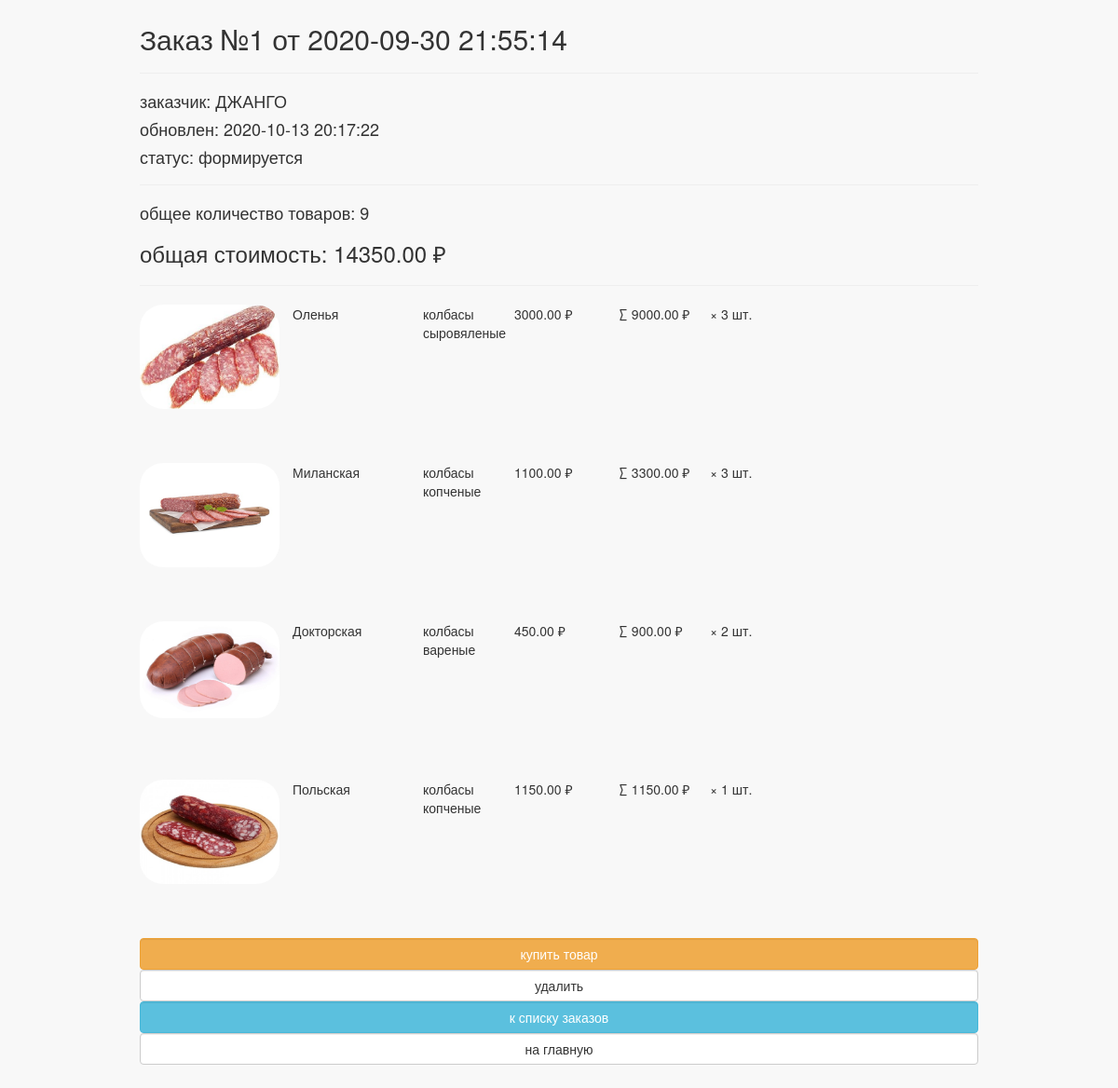
/orders/read/1/ (signed in), run on the app's committed database.
### ordersapp/models.py (models this page shows, shortened)
class Order(models.Model):
    FORMING = 'F'
    SENT_TO_PROCEED = 'S'
    PROCEEDED = 'P'
    PAID = 'D'
    READY = 'Y'
    CANCEL = 'C'
    ORDER_STATUS_CHOICES = (
        (FORMING, 'формируется'),
        (SENT_TO_PROCEED, 'отправлен в обработку'),
        (PAID, 'оплачен'),
        (PROCEEDED, 'обрабатывается'),
        (READY, 'готов к выдаче'),
        (CANCEL, 'отменен'),
    )
    user = models.ForeignKey(get_user_model(), on_delete=models.CASCADE)
    created = models.DateTimeField(verbose_name='создан', auto_now_add=True)
    updated = models.DateTimeField(verbose_name='обновлен', auto_now=True)
    status = models.CharField(verbose_name='статус',
                              max_length=1,
                              choices=ORDER_STATUS_CHOICES,
                              default=FORMING)
    is_active = models.BooleanField(verbose_name='активен', default=True, db_index=True)
    class Meta:
        ordering = ('-created',)
        verbose_name = 'заказ'
        verbose_name_plural = 'заказы'
    @cached_property
    def is_forming(self):
        return self.status == self.FORMING
    @property
    def summary(self):
        items = self.orderitems.select_related('product').all()
        return {
            'total_cost': sum(list(map(lambda x: x.quantity * x.product.price, items))),
            'total_quantity': sum(list(map(lambda x: x.quantity, items)))
        }

class OrderItem(models.Model):
    order = models.ForeignKey(Order,
                              related_name="orderitems",
                              on_delete=models.CASCADE)
    product = models.ForeignKey(Product,
                                verbose_name='продукт',
                                on_delete=models.CASCADE)
    quantity = models.PositiveIntegerField(verbose_name='количество',
                                           default=0)
    @cached_property
    def product_cost(self):
        return self.product.price * self.quantity

### authapp/models.py (models this page shows, shortened)
class ShopClient(AbstractUser):
    avatar = models.ImageField(upload_to='users_avatars', blank=True)
    age = models.PositiveIntegerField(verbose_name='возраст', null=True)
    activation_key = models.CharField(max_length=128, blank=True)
    activation_key_expires = models.DateTimeField(default=get_activation_key_expires)
    class Meta:
        ordering = ['-is_active', '-is_superuser', '-is_staff', 'username']

### mainapp/models.py (models this page shows, shortened)
class Product(models.Model):
    category = models.ForeignKey(ProductCategory, on_delete=models.CASCADE, verbose_name='категория продукта')
    name = models.CharField(verbose_name='имя продукта', max_length=128)
    image = models.ImageField(upload_to='products_images', blank=True)
    short_desc = models.CharField(verbose_name='краткое описание продукта', max_length=64, blank=True)
    description = models.TextField(verbose_name='описание продукта', blank=True)
    price = models.DecimalField(verbose_name='цена продукта', max_digits=8, decimal_places=2, default=0)
    quantity = models.IntegerField(verbose_name='количество на складе', default=0)
    is_active = models.BooleanField(default=True, db_index=True)

class ProductCategory(models.Model):
    name = models.CharField(verbose_name='имя', max_length=128)
    description = models.TextField(verbose_name='описание', blank=True)
    is_active = models.BooleanField(default=True, db_index=True)

### ordersapp/views.py (the view)
# urls.py: path('read/<int:pk>/', ordersapp.OrderDetail.as_view(), name='order_read'),
class OrderDetail(OnlyLoggedUserMixin, DetailView):
    model = Order

### mainapp/context_processors.py (called while the page is built)
def catalog_menu(request):
    if settings.LOW_CACHE:
        key = 'links_menu'
        links_menu = cache.get(key)
        if links_menu is None:
            links_menu = ProductCategory.objects.filter(is_active=True)
            cache.set(key, links_menu)
    else:
        links_menu = ProductCategory.objects.filter(is_active=True)
    return {'catalog_menu': links_menu}

### mainapp/templatetags/my_tags.py (called while the page is built)
@register.filter(name='media_folder_products')
def media_folder_products(string):
    if not string:
        string = 'products_images/default.jpg'
    return f'{settings.MEDIA_URL}{string}'

### ordersapp/views.py (called while the page is built)
    @method_decorator(login_required())
    def dispatch(self, request, *args, **kwargs):
        return super().dispatch(request, *args, **kwargs)

### ordersapp/templates/ordersapp/order_detail.html
{% extends "ordersapp/common.html" %}
{% load static %}
{% load my_tags %}
{% block content %}
    {% include 'ordersapp/includes/inc__order_summary.html' %}
    <div class="basket_list">
        {% for item in object.orderitems.all %}
            <div class="basket_record">
                <img src="{{ item.product.image|media_folder_products }}"
                     alt="{{ item.product.short_desc }}">
                <span class="product_name">{{ item.product.name }}</span>
                <span class="category_name">{{ item.product.category.name }}</span>
                <span class="product_price">{{ item.product.price }}&nbsp;&#8381;</span>
                <span class="product_quantity">&#215;&nbsp;{{ item.quantity }} шт.</span>
                <span class="product_cost">&sum;&nbsp;{{ item.product_cost }}&nbsp;&#8381;</span>
            </div>
        {% endfor %}
    </div>
    {% include 'ordersapp/includes/inc__order_actions.html' %}
{% endblock %}

### ordersapp/templates/ordersapp/includes/inc__order_summary.html (shortened to what this page needs)
{% if object %}
    <div class="h2">Заказ &#8470;{{ object.pk }} от {{ object.created|date:"Y-m-d H:i:s" }}</div>
    <hr>
    <div class="h4">заказчик: {{ user.last_name }} {{ user.first_name }} </div>
    <div class="h4">обновлен: {{ object.updated|date:"Y-m-d H:i:s" }}</div>
    <div class="h4">статус: {{ object.get_status_display }}</div>
    <hr>
    {% with object_summary=object.summary %}
        <div class="h4">
            общее количество товаров: <span class="order_total_quantity">{{ object_summary.total_quantity }}</span>
        </div>
        <div class="h3">
            общая стоимость: <span class="order_total_cost">{{ object_summary.total_cost }}</span> &#8381;
        </div>
    {% endwith %}
{% endif %}
<hr>

### static/css/style.css (style rules this page uses)
* { margin: 0; padding: 0; }
body { background-color: #f8f8f8; }
.basket_list span.category_name { margin-left: 2em; margin-right: 1em; width: 5em; position: relative; display: block; float: left; }
.basket_list span.product_name { margin-left: 1em; width: 8em; position: relative; display: block; float: left; }
.basket_list span.product_price { margin-left: 1em; width: 7em; position: relative; display: block; float: left; }
.basket_list span.product_cost { margin-left: 1em; width: 7em; position: relative; display: block; float: left; }
.basket_list .basket_record { position: relative; display: block; height: 170px; float: none; }
.order_container img { display: block; float: left; width: 150px; border-radius: 25px; }

### data on the page
Order: pk "1", created "2020-09-30 21:55:14", updated "2020-10-13 20:17:22", status "формируется"
ShopClient: first_name "ДЖАНГО"
OrderItem: product.image|media_folder_products (picture), product.name "Оленья", product.category.name "колбасы сыровяленые", product.price "3000.00", quantity "3", product_cost "9000.00"
OrderItem: product.image|media_folder_products (picture), product.name "Миланская", product.category.name "колбасы копченые", product.price "1100.00", quantity "3", product_cost "3300.00"
OrderItem: product.image|media_folder_products (picture), product.name "Докторская", product.category.name "колбасы вареные", product.price "450.00", quantity "2", product_cost "900.00"
OrderItem: product.image|media_folder_products (picture), product.name "Польская", product.category.name "колбасы копченые", product.price "1150.00", quantity "1", product_cost "1150.00"

### other printed values
{{ object_summary.total_quantity }} "9"
{{ object_summary.total_cost }} "14350.00"
